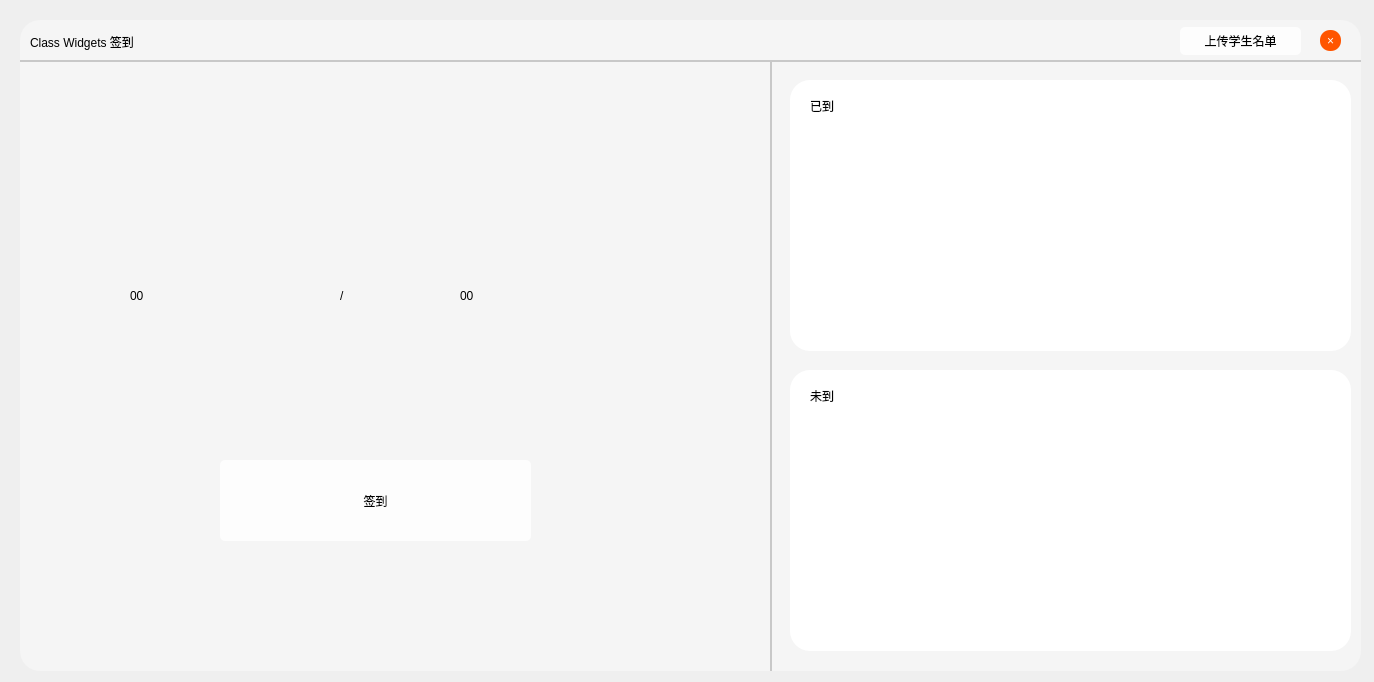
<?xml version="1.0" encoding="UTF-8"?>
<ui version="4.0">
 <class>MainWindow</class>
 <widget class="QMainWindow" name="MainWindow">
  <property name="geometry">
   <rect>
    <x>0</x>
    <y>0</y>
    <width>1374</width>
    <height>682</height>
   </rect>
  </property>
  <property name="windowTitle">
   <string>MainWindow</string>
  </property>
  <widget class="QWidget" name="centralwidget">
   <widget class="QWidget" name="widget" native="true">
    <property name="geometry">
     <rect>
      <x>20</x>
      <y>20</y>
      <width>1341</width>
      <height>651</height>
     </rect>
    </property>
    <property name="styleSheet">
     <string notr="true">QWidget#widget{background-color:rgb(245, 245, 245);;
border-radius:20px;}</string>
    </property>
    <widget class="QWidget" name="underline" native="true">
     <property name="geometry">
      <rect>
       <x>0</x>
       <y>40</y>
       <width>1491</width>
       <height>2</height>
      </rect>
     </property>
     <property name="styleSheet">
      <string notr="true">background-color:rgb(200, 200, 200);</string>
     </property>
    </widget>
    <widget class="QLabel" name="title">
     <property name="geometry">
      <rect>
       <x>10</x>
       <y>6</y>
       <width>251</width>
       <height>31</height>
      </rect>
     </property>
     <property name="styleSheet">
      <string notr="true">font: 13pt &quot;黑体&quot;;</string>
     </property>
     <property name="text">
      <string>Class Widgets 签到</string>
     </property>
    </widget>
    <widget class="QLabel" name="peoplenum">
     <property name="geometry">
      <rect>
       <x>440</x>
       <y>160</y>
       <width>261</width>
       <height>231</height>
      </rect>
     </property>
     <property name="styleSheet">
      <string notr="true">font: 100pt &quot;黑体&quot;;</string>
     </property>
     <property name="text">
      <string>00</string>
     </property>
    </widget>
    <widget class="QWidget" name="underline_2" native="true">
     <property name="geometry">
      <rect>
       <x>750</x>
       <y>40</y>
       <width>2</width>
       <height>630</height>
      </rect>
     </property>
     <property name="styleSheet">
      <string notr="true">background-color: rgb(200, 200, 200)</string>
     </property>
    </widget>
    <widget class="QLabel" name="qiandaonum">
     <property name="geometry">
      <rect>
       <x>110</x>
       <y>160</y>
       <width>261</width>
       <height>231</height>
      </rect>
     </property>
     <property name="styleSheet">
      <string notr="true">font: 100pt &quot;黑体&quot;;</string>
     </property>
     <property name="text">
      <string>00</string>
     </property>
    </widget>
    <widget class="QLabel" name="label_2">
     <property name="geometry">
      <rect>
       <x>320</x>
       <y>160</y>
       <width>141</width>
       <height>231</height>
      </rect>
     </property>
     <property name="styleSheet">
      <string notr="true">font: 110pt &quot;黑体&quot;;</string>
     </property>
     <property name="text">
      <string>/</string>
     </property>
    </widget>
    <widget class="QWidget" name="yidaostudents" native="true">
     <property name="geometry">
      <rect>
       <x>770</x>
       <y>60</y>
       <width>561</width>
       <height>271</height>
      </rect>
     </property>
     <property name="styleSheet">
      <string notr="true">QWidget#yidaostudents{background-color: rgb(255, 255, 255);
border-radius:20px;
}
</string>
     </property>
     <widget class="QLabel" name="title_2">
      <property name="geometry">
       <rect>
        <x>20</x>
        <y>10</y>
        <width>251</width>
        <height>31</height>
       </rect>
      </property>
      <property name="styleSheet">
       <string notr="true">font: 13pt &quot;黑体&quot;;</string>
      </property>
      <property name="text">
       <string>已到</string>
      </property>
     </widget>
     <widget class="QTextEdit" name="textEdit">
      <property name="geometry">
       <rect>
        <x>20</x>
        <y>50</y>
        <width>531</width>
        <height>191</height>
       </rect>
      </property>
      <property name="styleSheet">
       <string notr="true">background-color: rgb(255, 255, 255);
border-radius:10px;
font: 10pt &quot;黑体&quot;;</string>
      </property>
      <property name="html">
       <string>&lt;!DOCTYPE HTML PUBLIC &quot;-//W3C//DTD HTML 4.0//EN&quot; &quot;http://www.w3.org/TR/REC-html40/strict.dtd&quot;&gt;
&lt;html&gt;&lt;head&gt;&lt;meta name=&quot;qrichtext&quot; content=&quot;1&quot; /&gt;&lt;style type=&quot;text/css&quot;&gt;
p, li { white-space: pre-wrap; }
&lt;/style&gt;&lt;/head&gt;&lt;body style=&quot; font-family:'黑体'; font-size:10pt; font-weight:400; font-style:normal;&quot;&gt;
&lt;p style=&quot;-qt-paragraph-type:empty; margin-top:0px; margin-bottom:0px; margin-left:0px; margin-right:0px; -qt-block-indent:0; text-indent:0px;&quot;&gt;&lt;br /&gt;&lt;/p&gt;&lt;/body&gt;&lt;/html&gt;</string>
      </property>
     </widget>
    </widget>
    <widget class="QWidget" name="weidaostudents" native="true">
     <property name="geometry">
      <rect>
       <x>770</x>
       <y>350</y>
       <width>561</width>
       <height>281</height>
      </rect>
     </property>
     <property name="styleSheet">
      <string notr="true">QWidget#weidaostudents{background-color: rgb(255, 255, 255);
border-radius:20px;
}
</string>
     </property>
     <widget class="QLabel" name="title_3">
      <property name="geometry">
       <rect>
        <x>20</x>
        <y>10</y>
        <width>251</width>
        <height>31</height>
       </rect>
      </property>
      <property name="styleSheet">
       <string notr="true">font: 13pt &quot;黑体&quot;;</string>
      </property>
      <property name="text">
       <string>未到</string>
      </property>
     </widget>
     <widget class="QTextEdit" name="textEdit_2">
      <property name="geometry">
       <rect>
        <x>20</x>
        <y>60</y>
        <width>531</width>
        <height>191</height>
       </rect>
      </property>
      <property name="styleSheet">
       <string notr="true">background-color: rgb(255, 255, 255);
border-radius:10px;
font: 10pt &quot;黑体&quot;;</string>
      </property>
      <property name="html">
       <string>&lt;!DOCTYPE HTML PUBLIC &quot;-//W3C//DTD HTML 4.0//EN&quot; &quot;http://www.w3.org/TR/REC-html40/strict.dtd&quot;&gt;
&lt;html&gt;&lt;head&gt;&lt;meta name=&quot;qrichtext&quot; content=&quot;1&quot; /&gt;&lt;style type=&quot;text/css&quot;&gt;
p, li { white-space: pre-wrap; }
&lt;/style&gt;&lt;/head&gt;&lt;body style=&quot; font-family:'黑体'; font-size:10pt; font-weight:400; font-style:normal;&quot;&gt;
&lt;p style=&quot;-qt-paragraph-type:empty; margin-top:0px; margin-bottom:0px; margin-left:0px; margin-right:0px; -qt-block-indent:0; text-indent:0px;&quot;&gt;&lt;br /&gt;&lt;/p&gt;&lt;/body&gt;&lt;/html&gt;</string>
      </property>
     </widget>
    </widget>
    <widget class="QWidget" name="widget_2" native="true">
     <property name="geometry">
      <rect>
       <x>0</x>
       <y>-710</y>
       <width>1341</width>
       <height>701</height>
      </rect>
     </property>
     <property name="styleSheet">
      <string notr="true">QWidget#widget_2{background-color: rgba(222, 222, 222,160);}</string>
     </property>
     <widget class="QWidget" name="widget_3" native="true">
      <property name="geometry">
       <rect>
        <x>300</x>
        <y>30</y>
        <width>781</width>
        <height>481</height>
       </rect>
      </property>
      <property name="styleSheet">
       <string notr="true">QWidget#widget_3{background-color: rgb(255, 255, 255);
border-radius:20px;}</string>
      </property>
      <widget class="QLabel" name="title_4">
       <property name="geometry">
        <rect>
         <x>20</x>
         <y>10</y>
         <width>251</width>
         <height>31</height>
        </rect>
       </property>
       <property name="styleSheet">
        <string notr="true">font: 13pt &quot;黑体&quot;;</string>
       </property>
       <property name="text">
        <string>签到</string>
       </property>
      </widget>
      <widget class="QWidget" name="widget_4" native="true">
       <property name="geometry">
        <rect>
         <x>20</x>
         <y>40</y>
         <width>741</width>
         <height>361</height>
        </rect>
       </property>
       <widget class="QScrollArea" name="scrollArea">
        <property name="geometry">
         <rect>
          <x>0</x>
          <y>0</y>
          <width>741</width>
          <height>361</height>
         </rect>
        </property>
        <property name="widgetResizable">
         <bool>true</bool>
        </property>
        <widget class="QWidget" name="scrollAreaWidgetContents">
         <property name="geometry">
          <rect>
           <x>0</x>
           <y>0</y>
           <width>739</width>
           <height>359</height>
          </rect>
         </property>
        </widget>
       </widget>
      </widget>
      <widget class="PushButton" name="pushButton">
       <property name="geometry">
        <rect>
         <x>330</x>
         <y>420</y>
         <width>93</width>
         <height>28</height>
        </rect>
       </property>
       <property name="styleSheet">
        <string notr="true">QPushButton{
border-radius:5px;
background-color: rgb(253, 253, 253);
font: 9pt &quot;Microsoft JhengHei&quot;;
}
QPushButton:hover{
	
	background-color: rgb(248, 248, 248);
}</string>
       </property>
       <property name="text">
        <string>签到</string>
       </property>
      </widget>
      <widget class="PushButton" name="pushButton_2">
       <property name="geometry">
        <rect>
         <x>670</x>
         <y>10</y>
         <width>93</width>
         <height>28</height>
        </rect>
       </property>
       <property name="styleSheet">
        <string notr="true">QPushButton{
border-radius:5px;
background-color: rgb(253, 253, 253);
font: 9pt &quot;Microsoft JhengHei&quot;;
}
QPushButton:hover{
	
	background-color: rgb(248, 248, 248);
}</string>
       </property>
       <property name="text">
        <string>关闭</string>
       </property>
      </widget>
     </widget>
    </widget>
    <widget class="PushButton" name="pushButton_3">
     <property name="geometry">
      <rect>
       <x>200</x>
       <y>440</y>
       <width>311</width>
       <height>81</height>
      </rect>
     </property>
     <property name="styleSheet">
      <string notr="true">QPushButton{
border-radius:5px;
background-color: rgb(253, 253, 253);
font: 15pt &quot;Microsoft JhengHei&quot;;
}
QPushButton:hover{
	
	background-color: rgb(248, 248, 248);
}</string>
     </property>
     <property name="text">
      <string>签到</string>
     </property>
    </widget>
    <widget class="QPushButton" name="pushButton_4">
     <property name="geometry">
      <rect>
       <x>1160</x>
       <y>7</y>
       <width>121</width>
       <height>28</height>
      </rect>
     </property>
     <property name="styleSheet">
      <string notr="true">QPushButton{
border-radius:5px;
background-color: rgb(253, 253, 253);
font: 9pt &quot;Microsoft JhengHei&quot;;
}
QPushButton:hover{
	
	background-color: rgb(248, 248, 248);
}</string>
     </property>
     <property name="text">
      <string>上传学生名单</string>
     </property>
    </widget>
    <widget class="QPushButton" name="pushButton_5">
     <property name="geometry">
      <rect>
       <x>1300</x>
       <y>10</y>
       <width>21</width>
       <height>21</height>
      </rect>
     </property>
     <property name="styleSheet">
      <string notr="true">QPushButton{
border-radius:10px;
	background-color: rgb(255, 85, 0);
color:rgb(255, 255, 255);
	font: 10pt &quot;Arial&quot;;

}
QPushButton:hover{
	
	background-color: rgb(227, 76, 0);
}</string>
     </property>
     <property name="text">
      <string>×</string>
     </property>
    </widget>
    <zorder>pushButton_3</zorder>
    <zorder>underline</zorder>
    <zorder>title</zorder>
    <zorder>peoplenum</zorder>
    <zorder>underline_2</zorder>
    <zorder>qiandaonum</zorder>
    <zorder>label_2</zorder>
    <zorder>yidaostudents</zorder>
    <zorder>weidaostudents</zorder>
    <zorder>widget_2</zorder>
    <zorder>pushButton_4</zorder>
    <zorder>pushButton_5</zorder>
   </widget>
  </widget>
 </widget>
 <customwidgets>
  <customwidget>
   <class>PushButton</class>
   <extends>QPushButton</extends>
   <header location="global">qfluentwidgets</header>
  </customwidget>
 </customwidgets>
 <resources/>
 <connections/>
</ui>
